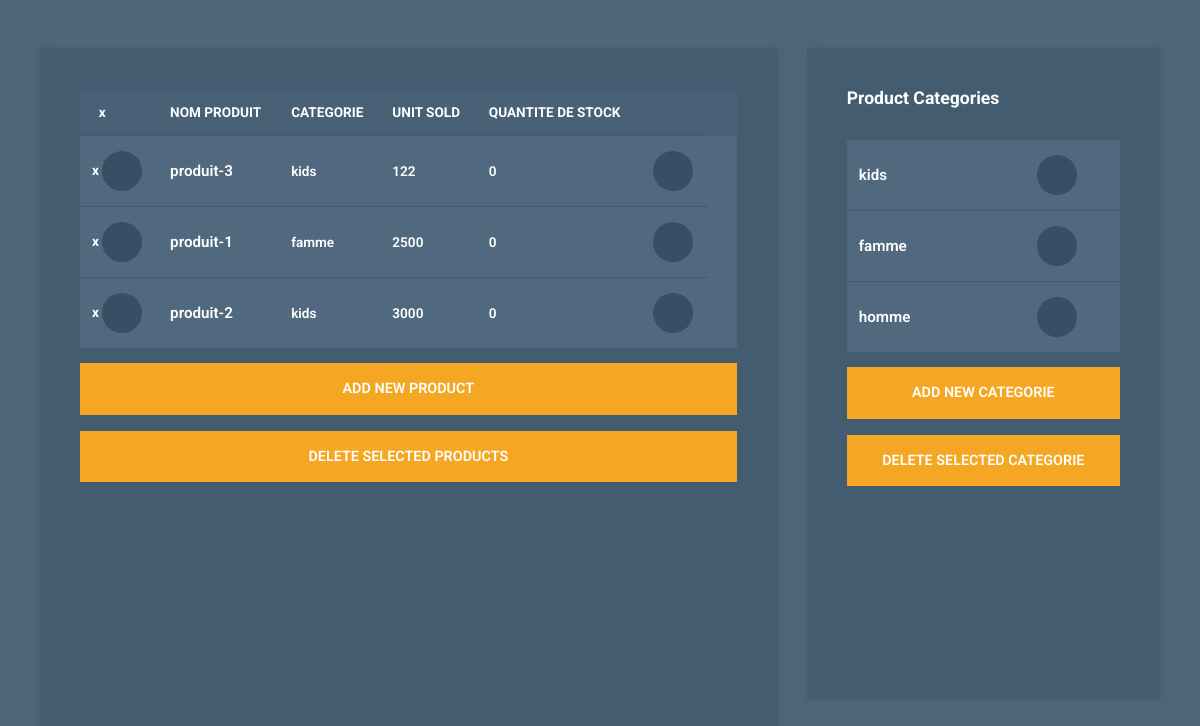
The page / on the database its author committed.
### tables this page shows
CREATE TABLE `produit` (
  `id_produit` int(11) NOT NULL,
  `nom_produit` varchar(255) NOT NULL,
  `prix` varchar(255) DEFAULT NULL,
  `description` varchar(255) NOT NULL,
  `quantite_stock` int(255) NOT NULL,
  `date_d'expiration` date NOT NULL,
  `categorie_produit` int(11) DEFAULT NULL
);

CREATE TABLE `categorie` (
  `id_categorie` int(11) NOT NULL,
  `nom_categorie` varchar(255) NOT NULL
);

### gestion.php (called while the page is built, shortened)
<?php
 include 'produit-categorie.php';
class Gestion{
    private function getConnection(){
            $this->Connection = mysqli_connect('localhost', 'test', 'test123', 'demo');
        return $this->Connection;
    }
    public function afficher(){
        $SelctRow = 'SELECT * FROM produit
         INNER JOIN categorie ON produit.categorie_produit = categorie.id_categorie';
        $query = mysqli_query($this->getConnection() ,$SelctRow);
        $produits_data = mysqli_fetch_all($query, MYSQLI_ASSOC);
        $TableData = array();
        foreach ( $produits_data as $value_Data) {
                   $produit = new Produit_Categorie();
                   $produit->setId_Produit($value_Data['id_produit']);
                   $produit->setPrix($value_Data['prix']);
                   $produit->setNom_Produit($value_Data['nom_produit']);
                   $produit->setDescription($value_Data['description']);
                   $produit->setDate_dexpiration($value_Data["date_d'expiration"]);
                   $produit->setCategorie_produit($value_Data["categorie_produit"]);
                   $produit->setQuantite_stock($value_Data["quantite_stock"]);
                   $produit->setNom_Categorie($value_Data["nom_categorie"]);
                   array_push($TableData, $produit);
                }
                   return $TableData;
    }
    public function afficherCategorie(){
            $SelctRow = 'SELECT * FROM categorie';
                   $query = mysqli_query($this->getConnection() ,$SelctRow);
                   $produits_data = mysqli_fetch_all($query, MYSQLI_ASSOC);
                   $TableData = array();
                   foreach ( $produits_data as $value_Data) {
                    $produit = new Produit_Categorie();
                    $produit->setId_Categorie($value_Data['id_categorie']);
                    $produit->setNom_Categorie($value_Data["nom_categorie"]);
                    array_push($TableData, $produit);
                }
                return $TableData;
    }
}

### produit-categorie.php (called while the page is built, shortened)
<?php
class Produit_Categorie{
    private $Nom ;
    private $Prix ;
    private $id ;
    public function getId_Produit() {
        return $this->id;
    }
    public function setId_Produit($id) {
        $this->id = $id;
    }
    public function getNom_Produit() {
        return $this->Nom;
    }
    public function setNom_Produit($Nom) {
        $this->Nom = $Nom;
    }
    public function getPrix() {
        return $this->Prix;
    }
    public function setPrix($Prix) {
        $this->Prix = $Prix;
    }
    public function setCategorie_produit($Categorie) {
        $this->Categorie = $Categorie;
    }
    public function getQuantite_stock() {
        return $this->Quantite_stock;
    }
    public function setQuantite_stock($Quantite_stock) {
        $this->Quantite_stock = $Quantite_stock;
    }
    public function getId_Categorie() {
        return $this->id;
    }
    public function setId_Categorie($id) {
        $this->id = $id;
    }
    public function getNom_Categorie() {
        return $this->Categorie;
    }
    public function setNom_Categorie($Categorie) {
        $this->Categorie = $Categorie;
    }
}

### index.php (the view, shortened to what this page needs)
 <head>
    <link rel="stylesheet" href="css/fontawesome.min.css">
    <link rel="stylesheet" href="css/bootstrap.min.css">
    <link rel="stylesheet" href="css/templatemo-style.css">
</head>
  <?php
  include 'gestion.php';
  $gestion = new Gestion ;
  $data = $gestion->afficher();
  ?>
  <div class="container mt-5">
      <div class="row tm-content-row">
        <div class="col-sm-12 col-md-12 col-lg-8 col-xl-8 tm-block-col">
          <div class="tm-bg-primary-dark tm-block tm-block-products">
            <div class="tm-product-table-container">
              <table class="table table-hover tm-table-small tm-product-table">
                <thead>
                  <tr>
                    <th scope="col">&nbsp; x</th>
                    <th scope="col">NOM PRODUIT</th>
                    <th scope="col">CATEGORIE</th>
                    <th scope="col">UNIT SOLD</th>
                    <th scope="col">QUANTITE DE STOCK</th>
                    <th scope="col">&nbsp;</th>
                    <th scope="col">&nbsp;</th>
                  </tr>
                </thead>
                <tbody>
                <?php  foreach ($data as $value ) {
                ?>
                <tr>
                    <th scope="row">x
                          <a href="suprimer.php?id=<?php echo $value -> getId_Produit() ?>" class="tm-product-delete-link">
                        <i class="far fa-trash-alt tm-product-delete-icon"></i>
                      </a></th>
                    <td class="tm-product-name"><?php echo $value->getNom_Produit() ?></td>
                    <td ><?php echo $value->getNom_Categorie() ?></td>
                    <td><?php echo $value->getPrix() ?></td>
                    <td><?php echo $value->getQuantite_stock() ?></td>
                    <td>
                      <a href="modifier.php?id=<?php echo $value -> getId_Produit() ?>" class="tm-product-delete-link">
                        <i class="far fa-trash-alt tm-product-delete-icon"></i>
                      </a>
                    </td>
                  </tr>
                  <?php    }  ?>
                </tbody>
              </table>
            </div>
            <a
              href="ajouter-produit.php"
              class="btn btn-primary btn-block text-uppercase mb-3">Add new product</a>
            <button class="btn btn-primary btn-block text-uppercase">
              Delete selected products
            </button>
          </div>
        </div>
        <?php $categorieData = $gestion->afficherCategorie()
        ?>
        <div class="col-sm-12 col-md-12 col-lg-4 col-xl-4 tm-block-col">
          <div class="tm-bg-primary-dark tm-block tm-block-product-categories">
            <h2 class="tm-block-title">Product Categories</h2>
            <div class="tm-product-table-container">
              <table class="table tm-table-small tm-product-table">
                <tbody>
                  <?php
                foreach ($categorieData as $value){
                  ?>
                  <tr>
                    <td class="tm-product-name"> <?php echo $value-> getNom_Categorie() ?></td>
                    <td class="text-center">
                      <a href="suprimerCategorie.php?id=<?php echo $value-> getId_Categorie() ?>" class="tm-product-delete-link">
                        <i class="far fa-trash-alt tm-product-delete-icon"></i>
                      </a>
                    </td>
                  </tr>
                <?php } ?>
                </tbody>
              </table>
            </div>
            <a
              href="ajouter-categorie.php"
              class="btn btn-primary btn-block text-uppercase mb-3">Add new categorie</a>
            <button class="btn btn-primary btn-block text-uppercase">
              Delete selected categorie
            </button>
          </div>
        </div>
      </div>
  </div>

### css/templatemo-style.css (style rules this page uses)
a { transition: all 0.3s ease; }
.tm-block-col { margin-bottom: 30px; }
.tm-block { padding: 40px; -webkit-box-shadow: 1px 1px 5px 0 #455c71; -moz-box-shadow: 1px 1px 5px 0 #455c71; box-shadow: 1px 1px 5px 0 #455c71; min-height: 350px; height: 100%; max-height: 450px; }
.tm-block-title { font-size: 1.1rem; font-weight: 700; color: #fff; margin-bottom: 30px; }
.tm-content-row { justify-content: space-between; margin-left: -20px; margin-right: -20px; }
.table { background-color: #50697f; color: #fff; font-size: 85%; margin-bottom: 0; }
thead { background-color: #486177; color: #fff; }
.table thead th { border-bottom: 0; }
.btn { border-radius: 0; padding: 13px 28px; transition: all 0.2s ease; max-width: 100%; }
.btn-primary { color: #fff; background-color: #f5a623; border: 2px solid #f5a623; font-size: 90%; font-weight: 600; }
.table td, .table th { border-top: 1px solid #415a70; padding: 15px 25px; vertical-align: middle; }
.tm-table-small td, .tm-table-small th { padding-left: 12px; padding-right: 12px; }
.table-hover tbody tr { transition: all 0.2s ease; }
.tm-bg-primary-dark { background-color: #435c70; }
.tm-block-products { min-height: 725px; }
.tm-block-product-categories { min-height: 650px; }
.tm-product-table-container { max-height: 465px; margin-bottom: 15px; overflow-y: scroll; }
.tm-product-table tr { font-weight: 600; }
.tm-product-name { font-size: 0.95rem; font-weight: 600; }
.tm-product-delete-icon { font-size: 1.1rem; color: #fff; }
.tm-product-delete-link { padding: 10px; border-radius: 50%; background-color: #394e64; display: inline-block; width: 40px; height: 40px; text-align: center; }

### rows shown on the page
produit: nom_produit "produit-3", categorie_produit.nom_categorie "kids", prix "122", quantite_stock "0"
produit: nom_produit "produit-1", categorie_produit.nom_categorie "famme", prix "2500", quantite_stock "0"
produit: nom_produit "produit-2", categorie_produit.nom_categorie "kids", prix "3000", quantite_stock "0"
categorie: nom_categorie "kids"
categorie: nom_categorie "famme"
categorie: nom_categorie "homme"
